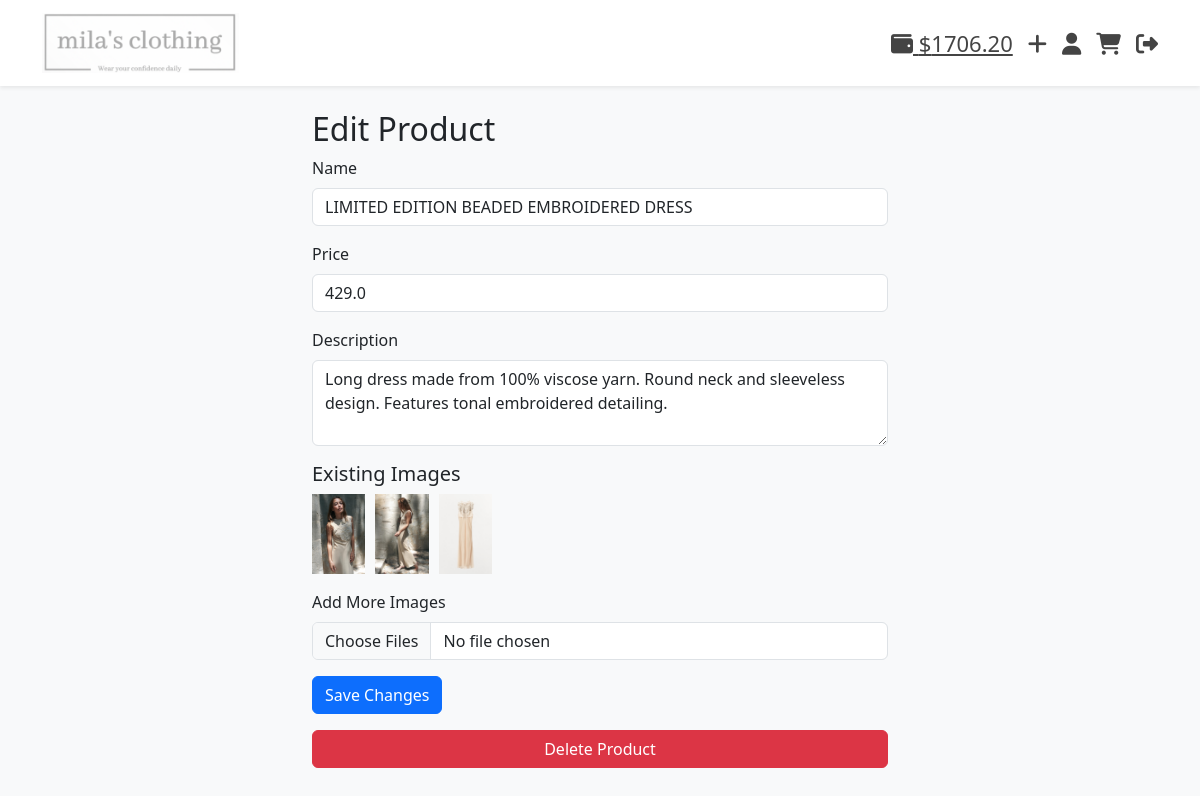
The page /edit_product/3 (signed in) on the database its author committed.
### app.py (models this page shows)
class User(db.Model):
    id = db.Column(db.Integer, primary_key=True)
    username = db.Column(db.String(80), unique=True, nullable=False)
    password = db.Column(db.String(100), nullable=False)
    age = db.Column(db.Integer)
    profile_pic = db.Column(db.String(200), default="")
    is_admin = db.Column(db.Boolean, default=False)
    balance = db.Column(db.Float, default=1000.0)
    orders = db.relationship('Order', backref='user', lazy=True)

class Product(db.Model):
    id = db.Column(db.Integer, primary_key=True)
    name = db.Column(db.String(120), nullable=False)
    price = db.Column(db.Float, nullable=False)
    description = db.Column(db.Text, nullable=True)
    images = db.relationship('ProductImage', backref='product', cascade="all, delete", lazy=True)

class ProductImage(db.Model):
    id = db.Column(db.Integer, primary_key=True)
    image_url = db.Column(db.String(200))
    product_id = db.Column(db.Integer, db.ForeignKey('product.id'))

### app.py (the view, shortened to what this page needs)
@app.route("/edit_product/<int:product_id>", methods=["GET", "POST"])
def edit_product(product_id):
    user = current_user()
    if not user or not user.is_admin:
        flash("Admin only area", "danger")
        return redirect(url_for("login"))
    product = Product.query.get_or_404(product_id)
    return render_template("edit_product.html", product=product, user=user)

### app.py (called while the page is built)
def current_user():
    if "user_id" in session:
        return User.query.get(session["user_id"])
    return None

### templates/edit_product.html
{% extends 'base.html' %}
{% block content %}
<div class="container mt-4" style="max-width: 600px;">
    <h2>Edit Product</h2>
    <form method="POST" enctype="multipart/form-data">
        <div class="mb-3">
            <label class="form-label">Name</label>
            <input type="text" name="name" class="form-control" value="{{ product.name }}" required />
        </div>
        <div class="mb-3">
            <label class="form-label">Price</label>
            <input type="number" step="0.01" min="0" name="price" class="form-control" value="{{ product.price }}" required />
        </div>
        <div class="mb-3">
            <label class="form-label">Description</label>
            <textarea name="description" rows="3" class="form-control">{{ product.description }}</textarea>
        </div>
        <h5>Existing Images</h5>
        <div class="mb-3 d-flex flex-wrap">
            {% for img in product.images %}
            <img src="{{ url_for('static', filename=img.image_url) }}" alt="Image" style="height: 80px; margin-right: 10px;" />            {% endfor %}
        </div>
        <div class="mb-3">
            <label class="form-label">Add More Images</label>
            <input type="file" name="images" multiple class="form-control" />
        </div>
        <button type="submit" class="btn btn-primary">Save Changes</button>
    </form>
    <form method="POST" action="{{ url_for('delete_product', product_id=product.id) }}" onsubmit="return confirm('Are you sure you want to delete this product?');" class="mt-3">
        <button type="submit" class="btn btn-danger w-100">Delete Product</button>
    </form>
</div>
{% endblock %}

### templates/base.html (shortened to what this page needs)
<!DOCTYPE html>
<html lang="en">
<head>
    <link href="https://cdn.jsdelivr.net/npm/bootstrap@5.3.0/dist/css/bootstrap.min.css" rel="stylesheet" />
    <link href="https://cdnjs.cloudflare.com/ajax/libs/font-awesome/6.5.0/css/all.min.css" rel="stylesheet" />
</head>
<body class="bg-light pb-5">
  <nav class="navbar navbar-light bg-white shadow-sm">
      <div class="container d-flex justify-content-between align-items-center">
          <a class="navbar-brand" href="{{ url_for('home') }}">
              <img src="{{ url_for('static', filename='logo.png') }}" alt="Logo" style="height: 60px;" />
          </a>
          <div class="header-icons">
              {% if user %}
                  <a href="{{ url_for('wallet') }}" class="nav-icon" title="Wallet">
                      <i class="fa-solid fa-wallet"></i> ${{ "%.2f"|format(user.balance) }}
                  </a>
                  {% if user.is_admin %}
                      <a href="{{ url_for('add_product') }}" class="nav-icon" title="Add Product">
                          <i class="fa-solid fa-plus"></i>
                      </a>
                  {% endif %}
                  <a href="{{ url_for('profile') }}" class="nav-icon" title="Profile">
                      <i class="fa-solid fa-user"></i>
                  </a>
                  <a href="{{ url_for('cart') }}" class="nav-icon" title="Cart">
                      <i class="fa-solid fa-cart-shopping"></i>
                  </a>
                  <a href="{{ url_for('logout') }}" class="nav-icon" title="Logout">
                      <i class="fa-solid fa-right-from-bracket"></i>
                  </a>
              {% else %}
                  <div class="d-flex gap-2">
                    <a href="{{ url_for('login') }}" class="btn btn-outline-dark">Login</a>
                    <a href="{{ url_for('register') }}" class="btn btn-outline-dark">Register</a>
                  </div>
              {% endif %}
          </div>
      </div>
  </nav>
    {% block content %}
    {% endblock %}
</body>
</html>

### templates/base.html (style rules this page uses)
.nav-icon { font-size: 22px; margin-left: 15px; color: #444; cursor: pointer; }
.header-icons { display: flex; align-items: center; }

### rows shown on the page
User: balance "1706.20"
Product: name "LIMITED EDITION BEADED EMBROIDERED DRESS", price "429.0", description "Long dress made from 100% viscose yarn. Round neck and sleeveless design. Features tonal embroidered detailing."
ProductImage: image_url (picture)
ProductImage: image_url (picture)
ProductImage: image_url (picture)
